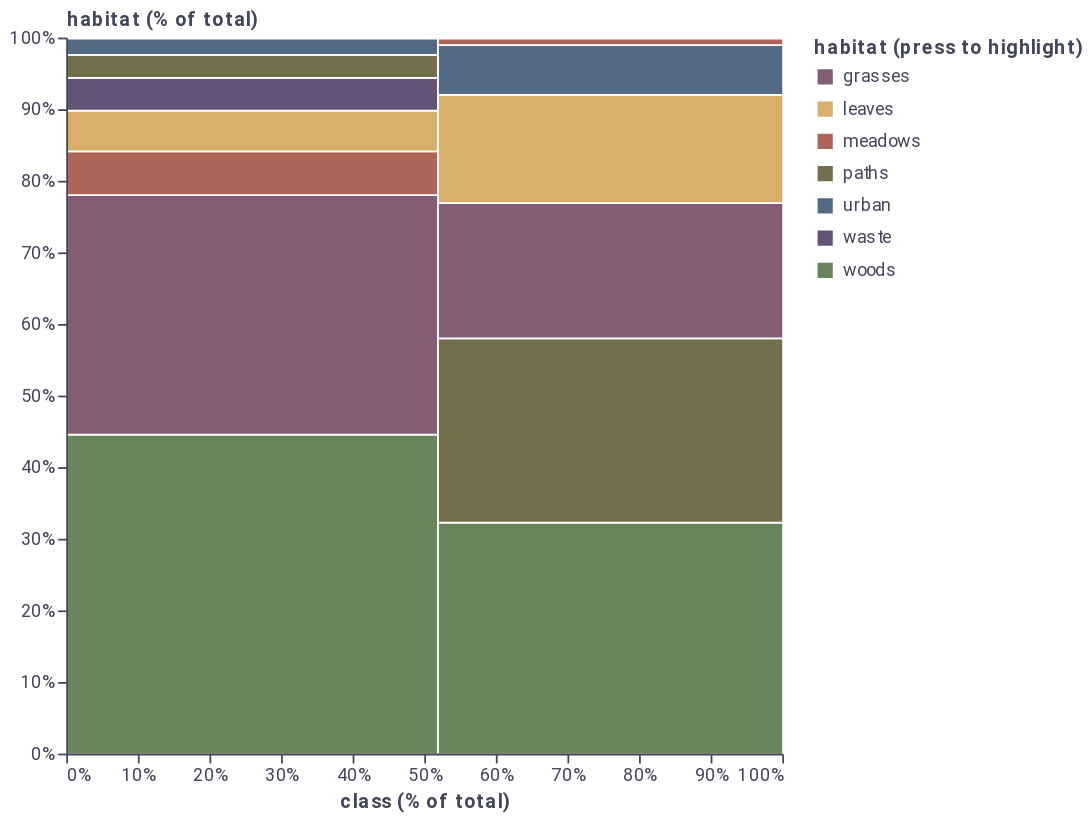

The notebook cell this image was saved under:
### Code cell
marimekko_chart(marimekko_data, "class", "habitat")

### Figure 1 — Vega-Lite specification as saved in the notebook (floating-point values rounded to 4 significant figures)
{"config": {"title": {"font": "Roboto", "color": "#44475A"}, "axisX": {"labelFont": "Roboto", "titleFont": "Roboto", "gridColor": "#EBEBEB", "labelColor": "#44475A", "tickColor": "#44475A", "titleColor": "#44475A", "domainColor": "#44475A", "labelAngle": 0}, "axisY": {"labelFont": "Roboto", "titleFont": "Roboto", "gridColor": "#EBEBEB", "labelColor": "#44475A", "tickColor": "#44475A", "titleColor": "#44475A", "domainColor": "#44475A", "titleAngle": 0, "titleAlign": "left", "titleY": -5, "titleX": 0}, "header": {"labelFont": "Roboto", "titleFont": "Roboto", "labelColor": "#44475A", "titleColor": "#44475A"}, "legend": {"labelFont": "Roboto", "titleFont": "Roboto", "labelColor": "#44475A", "titleColor": "#44475A"}, "text": {"color": "#44475A"}, "rule": {"color": "#44475A"}, "background": "#FFFFFF", "view": {"fill": "#FFFFFF", "strokeWidth": 0}}, "data": {"name": "data-0ee45084779c061d97358115590a31a8"}, "mark": {"type": "rect", "stroke": "white", "strokeWidth": 1, "x2Offset": 0.5, "xOffset": 0.5, "y2Offset": 0.5, "yOffset": 0.5}, "encoding": {"color": {"type": "nominal", "field": "habitat", "legend": {"title": "habitat (press to highlight)"}, "scale": {"range": ["#855C75", "#D9AF6B", "#AF6458", "#736F4C", "#526A83", "#625377", "#68855C", "#9C9C5E", "#A06177", "#8C785D", "#467378", "#7C7C7C"]}}, "opacity": {"condition": {"value": 1, "selection": "selector001"}, "value": 0.3}, "tooltip": [{"type": "nominal", "field": "class_tooltip", "title": "class"}, {"type": "nominal", "field": "habitat_tooltip", "title": "habitat"}], "x": {"type": "quantitative", "axis": {"format": "%", "grid": false, "title": "class (% of total)", "zindex": 1}, "field": "x1"}, "x2": {"field": "x2"}, "y": {"type": "quantitative", "axis": {"format": "%", "grid": false, "title": "habitat (% of total)", "zindex": 1}, "field": "y1"}, "y2": {"field": "y2"}}, "height": 400, "selection": {"selector001": {"type": "single", "fields": ["habitat"], "bind": "legend"}}, "width": 400, "$schema": "https://vega.github.io/schema/vega-lite/v4.8.1.json", "datasets": {"data-0ee45084779c061d97358115590a31a8": [{"class": "edible", "habitat": "woods", "class_percentage": 0.518, "habitat_percentage": 0.4468, "class_tooltip": "edible (51.80%)", "habitat_tooltip": "woods (44.68%)", "x1": 0.0, "x2": 0.518, "y1": 0.0, "y2": 0.4468}, {"class": "edible", "habitat": "grasses", "class_percentage": 0.518, "habitat_percentage": 0.3346, "class_tooltip": "edible (51.80%)", "habitat_tooltip": "grasses (33.46%)", "x1": 0.0, "x2": 0.518, "y1": 0.4468, "y2": 0.7814}, {"class": "edible", "habitat": "meadows", "class_percentage": 0.518, "habitat_percentage": 0.06084, "class_tooltip": "edible (51.80%)", "habitat_tooltip": "meadows (6.08%)", "x1": 0.0, "x2": 0.518, "y1": 0.7814, "y2": 0.8422}, {"class": "edible", "habitat": "leaves", "class_percentage": 0.518, "habitat_percentage": 0.05703, "class_tooltip": "edible (51.80%)", "habitat_tooltip": "leaves (5.70%)", "x1": 0.0, "x2": 0.518, "y1": 0.8422, "y2": 0.8992}, {"class": "edible", "habitat": "waste", "class_percentage": 0.518, "habitat_percentage": 0.04563, "class_tooltip": "edible (51.80%)", "habitat_tooltip": "waste (4.56%)", "x1": 0.0, "x2": 0.518, "y1": 0.8992, "y2": 0.9449}, {"class": "edible", "habitat": "paths", "class_percentage": 0.518, "habitat_percentage": 0.03232, "class_tooltip": "edible (51.80%)", "habitat_tooltip": "paths (3.23%)", "x1": 0.0, "x2": 0.518, "y1": 0.9449, "y2": 0.9772}, {"class": "edible", "habitat": "urban", "class_percentage": 0.518, "habitat_percentage": 0.02281, "class_tooltip": "edible (51.80%)", "habitat_tooltip": "urban (2.28%)", "x1": 0.0, "x2": 0.518, "y1": 0.9772, "y2": 1.0}, {"class": "poisonous", "habitat": "woods", "class_percentage": 0.482, "habitat_percentage": 0.3238, "class_tooltip": "poisonous (48.20%)", "habitat_tooltip": "woods (32.38%)", "x1": 0.518, "x2": 1.0, "y1": 0.0, "y2": 0.3238}, {"class": "poisonous", "habitat": "paths", "class_percentage": 0.482, "habitat_percentage": 0.2574, "class_tooltip": "poisonous (48.20%)", "habitat_tooltip": "paths (25.74%)", "x1": 0.518, "x2": 1.0, "y1": 0.3238, "y2": 0.5812}, {"class": "poisonous", "habitat": "grasses", "class_percentage": 0.482, "habitat_percentage": 0.189, "class_tooltip": "poisonous (48.20%)", "habitat_tooltip": "grasses (18.90%)", "x1": 0.518, "x2": 1.0, "y1": 0.5812, "y2": 0.7702}, {"class": "poisonous", "habitat": "leaves", "class_percentage": 0.482, "habitat_percentage": 0.1512, "class_tooltip": "poisonous (48.20%)", "habitat_tooltip": "leaves (15.12%)", "x1": 0.518, "x2": 1.0, "y1": 0.7702, "y2": 0.9213}, {"class": "poisonous", "habitat": "urban", "class_percentage": 0.482, "habitat_percentage": 0.06946, "class_tooltip": "poisonous (48.20%)", "habitat_tooltip": "urban (6.95%)", "x1": 0.518, "x2": 1.0, "y1": 0.9213, "y2": 0.9908}, {"class": "poisonous", "habitat": "meadows", "class_percentage": 0.482, "habitat_percentage": 0.009193, "class_tooltip": "poisonous (48.20%)", "habitat_tooltip": "meadows (0.92%)", "x1": 0.518, "x2": 1.0, "y1": 0.9908, "y2": 1.0}]}}
